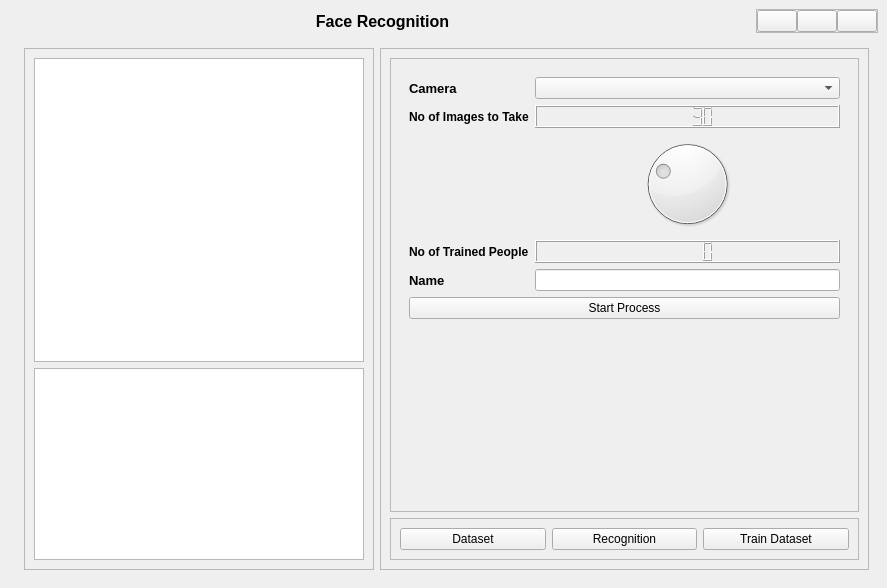
<?xml version="1.0" encoding="UTF-8"?>
<ui version="4.0">
 <class>MainWindow</class>
 <widget class="QMainWindow" name="MainWindow">
  <property name="geometry">
   <rect>
    <x>0</x>
    <y>0</y>
    <width>887</width>
    <height>588</height>
   </rect>
  </property>
  <property name="windowTitle">
   <string>MainWindow</string>
  </property>
  <property name="styleSheet">
   <string notr="true"/>
  </property>
  <widget class="QWidget" name="centralwidget">
   <layout class="QGridLayout" name="gridLayout">
    <item row="0" column="0" colspan="2" alignment="Qt::AlignTop">
     <widget class="QWidget" name="headerContainer" native="true">
      <layout class="QHBoxLayout" name="horizontalLayout_2">
       <property name="spacing">
        <number>0</number>
       </property>
       <property name="leftMargin">
        <number>0</number>
       </property>
       <property name="topMargin">
        <number>0</number>
       </property>
       <property name="rightMargin">
        <number>0</number>
       </property>
       <property name="bottomMargin">
        <number>0</number>
       </property>
       <item>
        <widget class="QLabel" name="Title">
         <property name="sizePolicy">
          <sizepolicy hsizetype="Expanding" vsizetype="Preferred">
           <horstretch>0</horstretch>
           <verstretch>0</verstretch>
          </sizepolicy>
         </property>
         <property name="font">
          <font>
           <pointsize>12</pointsize>
           <weight>75</weight>
           <bold>true</bold>
          </font>
         </property>
         <property name="text">
          <string>Face Recognition</string>
         </property>
         <property name="alignment">
          <set>Qt::AlignCenter</set>
         </property>
        </widget>
       </item>
       <item alignment="Qt::AlignRight">
        <widget class="QFrame" name="headerSubContainer">
         <property name="frameShape">
          <enum>QFrame::StyledPanel</enum>
         </property>
         <property name="frameShadow">
          <enum>QFrame::Raised</enum>
         </property>
         <layout class="QHBoxLayout" name="horizontalLayout">
          <property name="spacing">
           <number>0</number>
          </property>
          <property name="leftMargin">
           <number>0</number>
          </property>
          <property name="topMargin">
           <number>0</number>
          </property>
          <property name="rightMargin">
           <number>0</number>
          </property>
          <property name="bottomMargin">
           <number>0</number>
          </property>
          <item>
           <widget class="QPushButton" name="minimizeBtn">
            <property name="text">
             <string/>
            </property>
            <property name="icon">
             <iconset resource="resource.qrc">
              <normaloff>:/icons/Icons/window_minimize.png</normaloff>:/icons/Icons/window_minimize.png</iconset>
            </property>
            <property name="iconSize">
             <size>
              <width>24</width>
              <height>24</height>
             </size>
            </property>
           </widget>
          </item>
          <item>
           <widget class="QPushButton" name="restoreBtn">
            <property name="text">
             <string/>
            </property>
            <property name="icon">
             <iconset resource="resource.qrc">
              <normaloff>:/icons/Icons/square.png</normaloff>:/icons/Icons/square.png</iconset>
            </property>
            <property name="iconSize">
             <size>
              <width>24</width>
              <height>24</height>
             </size>
            </property>
           </widget>
          </item>
          <item>
           <widget class="QPushButton" name="closeBtn">
            <property name="text">
             <string/>
            </property>
            <property name="icon">
             <iconset resource="resource.qrc">
              <normaloff>:/icons/Icons/window_close.png</normaloff>:/icons/Icons/window_close.png</iconset>
            </property>
            <property name="iconSize">
             <size>
              <width>24</width>
              <height>24</height>
             </size>
            </property>
           </widget>
          </item>
         </layout>
        </widget>
       </item>
      </layout>
     </widget>
    </item>
    <item row="1" column="1">
     <widget class="QWidget" name="mainContainer" native="true">
      <property name="sizePolicy">
       <sizepolicy hsizetype="Expanding" vsizetype="Expanding">
        <horstretch>0</horstretch>
        <verstretch>0</verstretch>
       </sizepolicy>
      </property>
      <layout class="QHBoxLayout" name="horizontalLayout_3">
       <item>
        <widget class="QFrame" name="leftContainer">
         <property name="frameShape">
          <enum>QFrame::StyledPanel</enum>
         </property>
         <property name="frameShadow">
          <enum>QFrame::Raised</enum>
         </property>
         <layout class="QGridLayout" name="gridLayout_3">
          <item row="1" column="0" alignment="Qt::AlignBottom">
           <widget class="QPlainTextEdit" name="textOutput"/>
          </item>
          <item row="0" column="0">
           <widget class="QGraphicsView" name="cameraOutput"/>
          </item>
         </layout>
        </widget>
       </item>
       <item>
        <widget class="QFrame" name="rightContainer">
         <property name="frameShape">
          <enum>QFrame::StyledPanel</enum>
         </property>
         <property name="frameShadow">
          <enum>QFrame::Raised</enum>
         </property>
         <layout class="QVBoxLayout" name="verticalLayout">
          <item>
           <widget class="QFrame" name="rightContainerHeader">
            <property name="sizePolicy">
             <sizepolicy hsizetype="Preferred" vsizetype="Expanding">
              <horstretch>0</horstretch>
              <verstretch>0</verstretch>
             </sizepolicy>
            </property>
            <property name="frameShape">
             <enum>QFrame::StyledPanel</enum>
            </property>
            <property name="frameShadow">
             <enum>QFrame::Raised</enum>
            </property>
            <layout class="QGridLayout" name="gridLayout_2">
             <item row="0" column="0">
              <widget class="QCustomStackedWidget" name="stackedWidget">
               <property name="currentIndex">
                <number>0</number>
               </property>
               <widget class="QWidget" name="imageDataset">
                <layout class="QFormLayout" name="formLayout">
                 <item row="0" column="0">
                  <widget class="QLabel" name="label_2">
                   <property name="font">
                    <font>
                     <pointsize>10</pointsize>
                     <weight>75</weight>
                     <bold>true</bold>
                    </font>
                   </property>
                   <property name="text">
                    <string>Camera</string>
                   </property>
                  </widget>
                 </item>
                 <item row="0" column="1">
                  <widget class="QComboBox" name="cameraSelect"/>
                 </item>
                 <item row="2" column="0">
                  <widget class="QLabel" name="label_4">
                   <property name="font">
                    <font>
                     <weight>75</weight>
                     <bold>true</bold>
                    </font>
                   </property>
                   <property name="text">
                    <string>No of Images to Take</string>
                   </property>
                   <property name="wordWrap">
                    <bool>true</bool>
                   </property>
                  </widget>
                 </item>
                 <item row="2" column="1">
                  <widget class="QLCDNumber" name="lcdNumber_2">
                   <property name="segmentStyle">
                    <enum>QLCDNumber::Filled</enum>
                   </property>
                   <property name="intValue" stdset="0">
                    <number>30</number>
                   </property>
                  </widget>
                 </item>
                 <item row="3" column="1">
                  <widget class="QDial" name="imagesToTake">
                   <property name="minimum">
                    <number>1</number>
                   </property>
                   <property name="maximum">
                    <number>100</number>
                   </property>
                   <property name="singleStep">
                    <number>10</number>
                   </property>
                   <property name="value">
                    <number>30</number>
                   </property>
                  </widget>
                 </item>
                 <item row="4" column="0">
                  <widget class="QLabel" name="label_3">
                   <property name="font">
                    <font>
                     <weight>75</weight>
                     <bold>true</bold>
                    </font>
                   </property>
                   <property name="text">
                    <string>No of Trained People</string>
                   </property>
                   <property name="wordWrap">
                    <bool>true</bool>
                   </property>
                  </widget>
                 </item>
                 <item row="4" column="1">
                  <widget class="QLCDNumber" name="noOfTrainedPeopleDisplay"/>
                 </item>
                 <item row="5" column="0">
                  <widget class="QLabel" name="label_5">
                   <property name="font">
                    <font>
                     <pointsize>10</pointsize>
                     <weight>75</weight>
                     <bold>true</bold>
                    </font>
                   </property>
                   <property name="text">
                    <string>Name</string>
                   </property>
                  </widget>
                 </item>
                 <item row="5" column="1">
                  <widget class="QLineEdit" name="lineEdit"/>
                 </item>
                 <item row="6" column="0" colspan="2">
                  <widget class="QPushButton" name="datasetProcess">
                   <property name="text">
                    <string>Start Process</string>
                   </property>
                  </widget>
                 </item>
                </layout>
               </widget>
               <widget class="QWidget" name="recognitionSettings">
                <layout class="QGridLayout" name="gridLayout_4">
                 <item row="5" column="2">
                  <widget class="QPushButton" name="resetBtn">
                   <property name="text">
                    <string>Reset</string>
                   </property>
                  </widget>
                 </item>
                 <item row="4" column="0" colspan="2">
                  <widget class="QLabel" name="label_7">
                   <property name="sizePolicy">
                    <sizepolicy hsizetype="Preferred" vsizetype="Fixed">
                     <horstretch>0</horstretch>
                     <verstretch>0</verstretch>
                    </sizepolicy>
                   </property>
                   <property name="font">
                    <font>
                     <pointsize>10</pointsize>
                     <weight>75</weight>
                     <bold>true</bold>
                    </font>
                   </property>
                   <property name="text">
                    <string>People Recognized</string>
                   </property>
                  </widget>
                 </item>
                 <item row="1" column="2">
                  <widget class="QLCDNumber" name="noOfTrainedPeopleDisplay2">
                   <property name="sizePolicy">
                    <sizepolicy hsizetype="Minimum" vsizetype="Fixed">
                     <horstretch>0</horstretch>
                     <verstretch>0</verstretch>
                    </sizepolicy>
                   </property>
                  </widget>
                 </item>
                 <item row="4" column="2">
                  <widget class="QTextEdit" name="recognizedNames">
                   <property name="sizePolicy">
                    <sizepolicy hsizetype="Expanding" vsizetype="Fixed">
                     <horstretch>0</horstretch>
                     <verstretch>0</verstretch>
                    </sizepolicy>
                   </property>
                  </widget>
                 </item>
                 <item row="0" column="0">
                  <widget class="QLabel" name="label">
                   <property name="text">
                    <string>Camera</string>
                   </property>
                  </widget>
                 </item>
                 <item row="0" column="1" colspan="2">
                  <widget class="QComboBox" name="cameraSelectRec"/>
                 </item>
                 <item row="5" column="0" colspan="2">
                  <widget class="QPushButton" name="startRecognitionBtn">
                   <property name="text">
                    <string>Start Recognition</string>
                   </property>
                  </widget>
                 </item>
                 <item row="1" column="0" colspan="2">
                  <widget class="QLabel" name="label_6">
                   <property name="font">
                    <font>
                     <weight>75</weight>
                     <bold>true</bold>
                    </font>
                   </property>
                   <property name="text">
                    <string>No of Trained People</string>
                   </property>
                   <property name="wordWrap">
                    <bool>true</bool>
                   </property>
                  </widget>
                 </item>
                 <item row="2" column="2">
                  <widget class="QTableView" name="tableView"/>
                 </item>
                 <item row="2" column="1">
                  <widget class="QLabel" name="label_8">
                   <property name="font">
                    <font>
                     <pointsize>10</pointsize>
                     <weight>75</weight>
                     <bold>true</bold>
                    </font>
                   </property>
                   <property name="text">
                    <string>People in Database</string>
                   </property>
                   <property name="wordWrap">
                    <bool>true</bool>
                   </property>
                  </widget>
                 </item>
                </layout>
               </widget>
              </widget>
             </item>
            </layout>
           </widget>
          </item>
          <item alignment="Qt::AlignBottom">
           <widget class="QFrame" name="rightContainerFooter">
            <property name="frameShape">
             <enum>QFrame::StyledPanel</enum>
            </property>
            <property name="frameShadow">
             <enum>QFrame::Raised</enum>
            </property>
            <layout class="QHBoxLayout" name="horizontalLayout_4">
             <item>
              <widget class="QPushButton" name="datasetBtn">
               <property name="text">
                <string>Dataset</string>
               </property>
              </widget>
             </item>
             <item>
              <widget class="QPushButton" name="recognitionBtn">
               <property name="text">
                <string>Recognition</string>
               </property>
              </widget>
             </item>
             <item>
              <widget class="QPushButton" name="trainDatasetBtn">
               <property name="text">
                <string>Train Dataset</string>
               </property>
              </widget>
             </item>
            </layout>
           </widget>
          </item>
         </layout>
        </widget>
       </item>
      </layout>
     </widget>
    </item>
   </layout>
  </widget>
 </widget>
 <customwidgets>
  <customwidget>
   <class>QCustomStackedWidget</class>
   <extends>QStackedWidget</extends>
   <header location="global">Custom_Widgets.Widgets.h</header>
   <container>1</container>
  </customwidget>
 </customwidgets>
 <resources>
  <include location="resource.qrc"/>
 </resources>
 <connections>
  <connection>
   <sender>resetBtn</sender>
   <signal>clicked()</signal>
   <receiver>recognizedNames</receiver>
   <slot>clear()</slot>
   <hints>
    <hint type="sourcelabel">
     <x>839</x>
     <y>491</y>
    </hint>
    <hint type="destinationlabel">
     <x>721</x>
     <y>320</y>
    </hint>
   </hints>
  </connection>
 </connections>
</ui>
